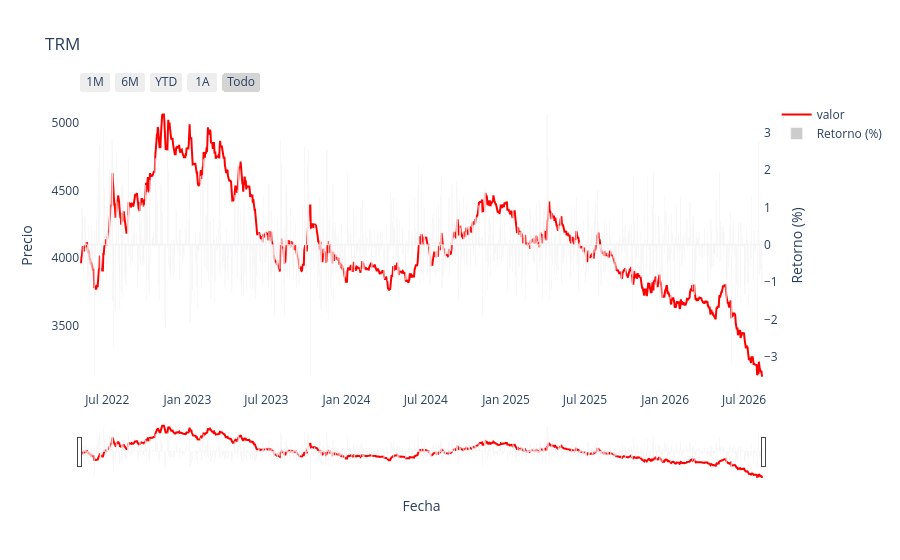

The code cell stored with this chart in its notebook:
### Code cell
plotly_oneplot(data = fullTRM, x_col="fecha", y_col="valor", plot_title="TRM", color_in="red")

### Figure 1 — Plotly figure (JSON) as saved in the notebook; plotly's stock layout.template omitted (floating-point values rounded to 4 significant figures; data arrays with more than 128 entries replaced by an {"elided": "..."} marker saying what was removed)
{"data": [{"line": {"color": "red", "dash": "solid"}, "mode": "lines", "name": "valor", "type": "scatter", "x": {"elided": "1567 str values"}, "y": {"elided": "1567 float values"}}, {"marker": {"color": "rgba(128, 128, 128, 0.4)"}, "name": "Retorno (%)", "type": "bar", "x": {"elided": "1567 str values"}, "y": {"elided": "1567 float values"}, "yaxis": "y2"}], "layout": {"hovermode": "x unified", "title": {"text": "TRM"}, "xaxis": {"rangeselector": {"buttons": [{"count": 1, "label": "1M", "step": "month", "stepmode": "backward"}, {"count": 6, "label": "6M", "step": "month", "stepmode": "backward"}, {"count": 1, "label": "YTD", "step": "year", "stepmode": "todate"}, {"count": 1, "label": "1A", "step": "year", "stepmode": "backward"}, {"label": "Todo", "step": "all"}]}, "rangeslider": {"visible": true}, "title": {"text": "Fecha"}, "type": "date"}, "yaxis": {"autorange": true, "fixedrange": false, "showgrid": false, "title": {"text": "Precio"}}, "yaxis2": {"autorange": true, "fixedrange": false, "overlaying": "y", "showgrid": false, "side": "right", "title": {"text": "Retorno (%)"}, "zeroline": true}}}
